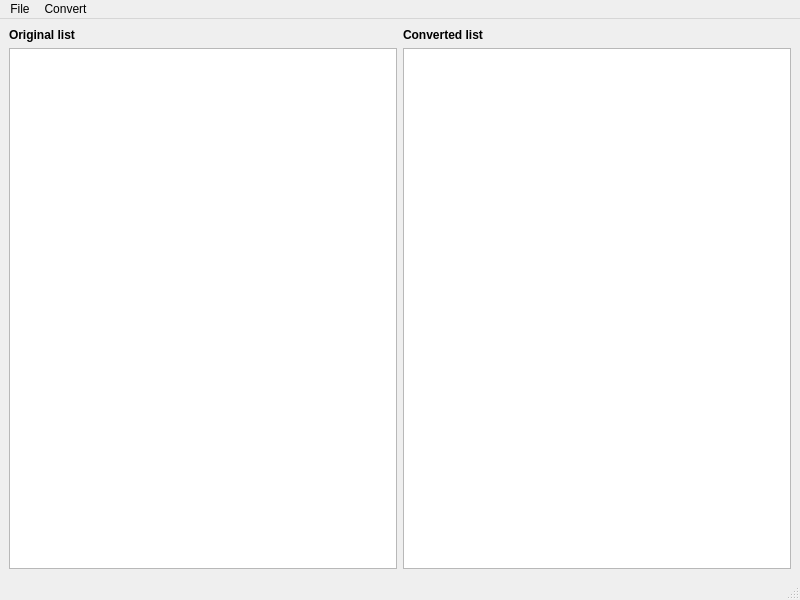
<?xml version="1.0" encoding="UTF-8"?>
<ui version="4.0">
 <class>MainWindow</class>
 <widget class="QMainWindow" name="MainWindow">
  <property name="geometry">
   <rect>
    <x>0</x>
    <y>0</y>
    <width>800</width>
    <height>600</height>
   </rect>
  </property>
  <property name="windowTitle">
   <string>Converter</string>
  </property>
  <widget class="QWidget" name="centralwidget">
   <layout class="QGridLayout" name="gridLayout">
    <item row="0" column="0">
     <widget class="QLabel" name="label">
      <property name="text">
       <string>&lt;b&gt;Original list&lt;/b&gt;</string>
      </property>
     </widget>
    </item>
    <item row="0" column="1">
     <widget class="QLabel" name="label_2">
      <property name="text">
       <string>&lt;b&gt;Converted list&lt;/b&gt;</string>
      </property>
     </widget>
    </item>
    <item row="1" column="0">
     <widget class="QTextEdit" name="textEdit"/>
    </item>
    <item row="1" column="1">
     <widget class="QTextEdit" name="textEdit_2"/>
    </item>
   </layout>
  </widget>
  <widget class="QMenuBar" name="menubar">
   <property name="geometry">
    <rect>
     <x>0</x>
     <y>0</y>
     <width>800</width>
     <height>25</height>
    </rect>
   </property>
   <widget class="QMenu" name="menuFile">
    <property name="title">
     <string>File</string>
    </property>
    <widget class="QMenu" name="menuOpen">
     <property name="title">
      <string>Open</string>
     </property>
     <addaction name="actionOpen_original"/>
     <addaction name="actionOpen_converted"/>
    </widget>
    <widget class="QMenu" name="menuSave">
     <property name="title">
      <string>Save</string>
     </property>
     <addaction name="actionSave_original"/>
     <addaction name="actionSave_converted"/>
    </widget>
    <widget class="QMenu" name="menuNew">
     <property name="title">
      <string>New</string>
     </property>
     <addaction name="actionNew_original"/>
     <addaction name="actionNew_converted"/>
    </widget>
    <addaction name="menuNew"/>
    <addaction name="menuOpen"/>
    <addaction name="menuSave"/>
    <addaction name="separator"/>
    <addaction name="actionExit"/>
   </widget>
   <widget class="QMenu" name="menuConvert_2">
    <property name="title">
     <string>Convert</string>
    </property>
    <widget class="QMenu" name="menuTo_Ingush">
     <property name="title">
      <string>To Ingush</string>
     </property>
     <addaction name="actionIngush_with_original"/>
     <addaction name="actionIngush_without_original"/>
    </widget>
    <widget class="QMenu" name="menuTo_Avar">
     <property name="title">
      <string>To Avar</string>
     </property>
     <addaction name="actionAvar_with_original"/>
     <addaction name="actionAvar_without_original"/>
    </widget>
    <widget class="QMenu" name="menuTo_Chechen">
     <property name="title">
      <string>To Chechen</string>
     </property>
     <addaction name="actionChechen_with_original"/>
     <addaction name="actionChechen_without_original"/>
    </widget>
    <addaction name="menuTo_Ingush"/>
    <addaction name="menuTo_Avar"/>
    <addaction name="menuTo_Chechen"/>
   </widget>
   <addaction name="menuFile"/>
   <addaction name="menuConvert_2"/>
  </widget>
  <widget class="QStatusBar" name="statusbar"/>
  <action name="actionTo_Ingush">
   <property name="text">
    <string>To Ingush</string>
   </property>
  </action>
  <action name="actionTo_Avar">
   <property name="text">
    <string>To Avar</string>
   </property>
  </action>
  <action name="actionTo_Chechen">
   <property name="text">
    <string>To Chechen</string>
   </property>
  </action>
  <action name="actionExit">
   <property name="text">
    <string>Exit</string>
   </property>
  </action>
  <action name="actionWith_original">
   <property name="text">
    <string>With original</string>
   </property>
  </action>
  <action name="actionIngush_with_original">
   <property name="text">
    <string>Ingush with original</string>
   </property>
  </action>
  <action name="actionIngush_without_original">
   <property name="text">
    <string>Ingush without original</string>
   </property>
  </action>
  <action name="actionAvar_with_original">
   <property name="text">
    <string>Avar with original</string>
   </property>
  </action>
  <action name="actionAvar_without_original">
   <property name="text">
    <string>Avar without original</string>
   </property>
  </action>
  <action name="actionChechen_with_original">
   <property name="text">
    <string>Chechen with original</string>
   </property>
  </action>
  <action name="actionChechen_without_original">
   <property name="text">
    <string>Chechen without original</string>
   </property>
  </action>
  <action name="actionOpen_original">
   <property name="text">
    <string>Open original</string>
   </property>
  </action>
  <action name="actionOpen_converted">
   <property name="text">
    <string>Open converted</string>
   </property>
  </action>
  <action name="actionSave_original">
   <property name="text">
    <string>Save original</string>
   </property>
  </action>
  <action name="actionSave_converted">
   <property name="text">
    <string>Save converted</string>
   </property>
  </action>
  <action name="actionNew_original">
   <property name="text">
    <string>New original</string>
   </property>
  </action>
  <action name="actionNew_converted">
   <property name="text">
    <string>New converted</string>
   </property>
  </action>
 </widget>
 <resources/>
 <connections/>
</ui>
